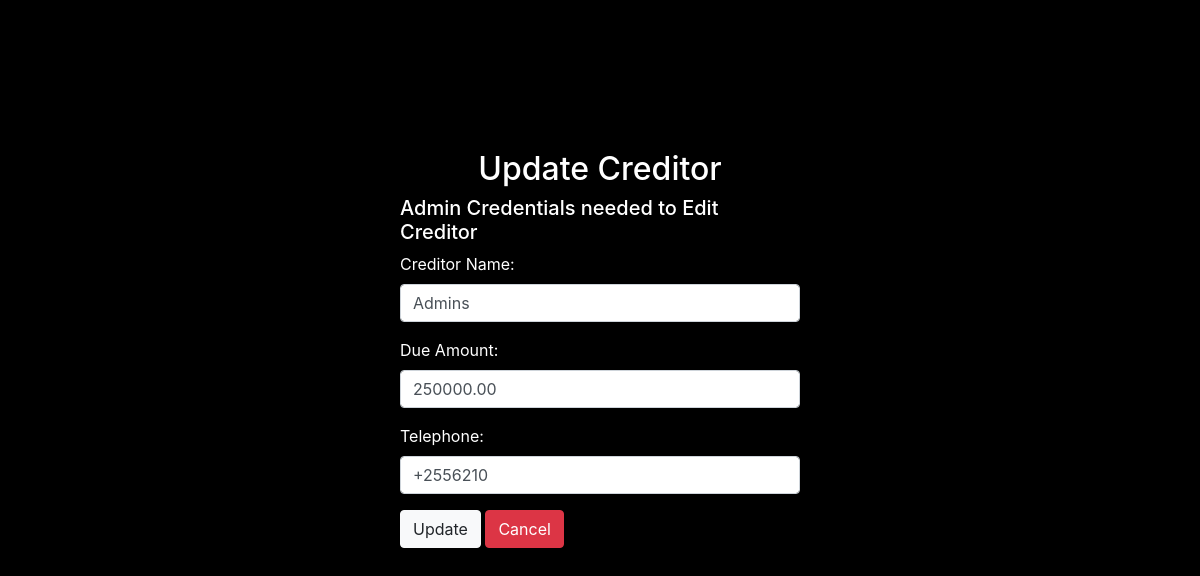
Page /adminSide/creditorCrud/updateCreditor.php?id=1 on the committed database.
### tables this page shows
CREATE TABLE `creditors` (
  `ID` int(11) NOT NULL,
  `Name` varchar(100) NOT NULL,
  `Due_Amount` decimal(10,2) NOT NULL,
  `Date` datetime NOT NULL DEFAULT current_timestamp(),
  `Telephone` varchar(15) DEFAULT NULL
);

### adminSide/creditorCrud/updateCreditor.php (the view, shortened to what this page needs)
<?php
require_once "../config.php";
$id = $name = $due_amount = $telephone = "";
if (isset($_GET['id']) && !empty($_GET['id'])) {
    $sql = "SELECT * FROM creditors WHERE ID = ?";
    if ($stmt = mysqli_prepare($link, $sql)) {
        mysqli_stmt_bind_param($stmt, "i", $param_id);
        if (mysqli_stmt_execute($stmt)) {
            $result = mysqli_stmt_get_result($stmt);
            if (mysqli_num_rows($result) == 1) {
                $row = mysqli_fetch_assoc($result);
                $name = $row['Name'];
                $due_amount = $row['Due_Amount'];
                $telephone = $row['Telephone'];
            } else {
                echo "Creditor not found.";
                exit();
            }
        } else {
            echo "Error retrieving creditor details.";
            exit();
        }
    }
}
?>
<!DOCTYPE html>
<html lang="en">
<head>
    <link rel="stylesheet" href="https://stackpath.bootstrapcdn.com/bootstrap/4.5.2/css/bootstrap.min.css">
</head>
<body>
    <div class="login-container">
        <div class="login_wrapper">
            <div class="wrapper">
                <h2 style="text-align: center;">Update Creditor</h2>
                <h5>Admin Credentials needed to Edit Creditor</h5>
                <form action="" method="post">
                    <div class="form-group">
                        <label for="name" class="form-label">Creditor Name:</label>
                        <input type="text" name="name" id="name" class="form-control" placeholder="Enter creditor's name" value="<?php echo htmlspecialchars($name); ?>" required>
                    </div>
                    <div class="form-group">
                        <label for="due_amount" class="form-label">Due Amount:</label>
                        <input type="number" min="0.0" step="0.0" name="due_amount" id="due_amount" class="form-control" placeholder="Enter due amount" value="<?php echo htmlspecialchars($due_amount); ?>" required>
                    </div>
                    <div class="form-group">
                        <label for="telephone" class="form-label">Telephone:</label>
                        <input type="text" name="telephone" id="telephone" class="form-control" placeholder="Enter telephone number" value="<?php echo htmlspecialchars($telephone); ?>" required>
                    </div>
                    <div class="form-group">
                        <button class="btn btn-light" type="submit" name="submit" value="submit">Update</button>
                        <a class="btn btn-danger" href="../panel/creditors-panel.php">Cancel</a>
                    </div>
                </form>
            </div>
        </div>
    </div>
</body>
</html>

### adminSide/creditorCrud/updateCreditor.php (style rules this page uses)
body { display: flex; justify-content: center; align-items: center; background-color: black; color: white; }
.login-container { padding: 50px; border-radius: 10px; margin: 100px auto; max-width: 500px; }

### rows in the picture
creditors: name "Admins", due_amount "250000.00", telephone "+2556210"
